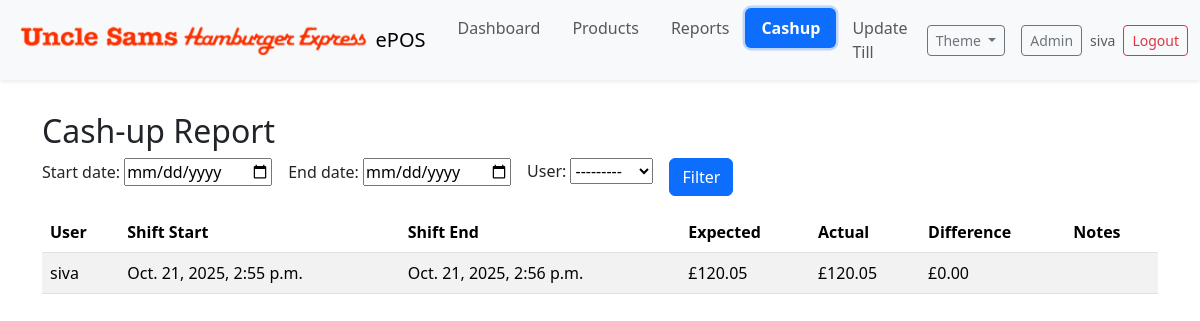
/cashup/report/ (signed in), run on the app's committed database.
### cashup/models.py (models this page shows, shortened)
class CashUp(models.Model):
    shift = models.OneToOneField(Shift, on_delete=models.CASCADE, related_name='cashup')
    expected_amount = models.DecimalField(max_digits=10, decimal_places=2, help_text="Expected cash amount based on transactions")
    actual_amount = models.DecimalField(max_digits=10, decimal_places=2, help_text="Actual cash amount counted at the end of the shift")
    difference = models.DecimalField(max_digits=10, decimal_places=2, help_text="Difference between expected and actual amounts")
    created_at = models.DateTimeField(default=timezone.now)
    notes = models.TextField(blank=True)
    class Meta:
        ordering = ['-created_at']

class Shift(models.Model):
    user = models.ForeignKey('auth.User', on_delete=models.CASCADE)
    start_time = models.DateTimeField(default=timezone.now)
    end_time = models.DateTimeField(null=True, blank=True)
    is_closed = models.BooleanField(default=False)
    class Meta:
        ordering = ['-start_time']

### cashup/views.py (the view, shortened to what this page needs)
# urls.py: path('report/', views.report, name='report'),
@login_required
def report(request):
    if request.user.groups.exists() and not _has_group(request.user, 'Manager'):
        messages.error(request, 'You do not have permission to view reports.')
        return redirect('cashup:index')
    form = ReportFilterForm(request.GET or None)
    qs = CashUp.objects.select_related('shift', 'shift__user').order_by('-created_at')
    rows = list(qs)
    return render(request, 'cashup/report.html', { 'form': form, 'rows': rows })

### cashup/forms.py
class ReportFilterForm(forms.Form):
    start_date = forms.DateField(required=False, widget=forms.DateInput(attrs={'type':'date'}))
    end_date = forms.DateField(required=False, widget=forms.DateInput(attrs={'type':'date'}))
    user = forms.ModelChoiceField(queryset=get_user_model().objects.all().order_by('username'), required=False)

### cashup/templates/cashup/report.html (shortened to what this page needs)
{% extends 'manage_orders/index.html' %}
{% block content %}
<div class="container py-3">
  <h2>Cash-up Report</h2>
  <form method="get" class="row g-3 mb-3">
    <div class="col-auto">{{ form.start_date.label_tag }} {{ form.start_date }}</div>
    <div class="col-auto">{{ form.end_date.label_tag }} {{ form.end_date }}</div>
    <div class="col-auto">{{ form.user.label_tag }} {{ form.user }}</div>
    <div class="col-auto align-self-end"><button class="btn btn-primary">Filter</button></div>
  </form>
  <div class="table-responsive">
    <table class="table table-striped align-middle">
      <thead>
        <tr>
          <th>User</th>
          <th>Shift Start</th>
          <th>Shift End</th>
          <th>Expected</th>
          <th>Actual</th>
          <th>Difference</th>
          <th>Notes</th>
        </tr>
      </thead>
      <tbody>
        {% for r in rows %}
          <tr class="{% if r.difference and r.difference != 0 %}table-warning{% endif %}">
            <td>{{ r.shift.user.username }}</td>
            <td>{{ r.shift.start_time }}</td>
            <td>{{ r.shift.end_time }}</td>
            <td>£{{ r.expected_amount }}</td>
            <td>£{{ r.actual_amount }}</td>
            <td>£{{ r.difference }}</td>
            <td class="small">{{ r.notes }}</td>
          </tr>
        {% empty %}
          <tr><td colspan="7" class="text-muted">No results.</td></tr>
        {% endfor %}
      </tbody>
    </table>
  </div>
</div>
{% endblock %}

### manage_orders/templates/manage_orders/navbar.html (shortened to what this page needs)
{% load static %}
<nav class="navbar navbar-expand-lg bg-body-tertiary mb-3 shadow-sm">
  <div class="container-fluid">
    <a class="navbar-brand d-flex align-items-center" href="/">
      <img src="{% static 'img/ushe-2.png' %}" alt="Logo" style="height:32px;width:auto;" class="me-2">
      <span>ePOS</span>
    </a>
    <div class="collapse navbar-collapse" id="navbarNav">
  <ul class="navbar-nav me-auto">
        <li class="nav-item">
          <a class="nav-link rounded px-3 py-2 {% if '/manage_orders/dashboard' in request.path %}nav-active{% endif %}" href="/manage_orders/dashboard/">Dashboard</a>
        </li>
        <li class="nav-item">
          <a class="nav-link rounded px-3 py-2 {% if '/manage_orders/app_prod_order' in request.path %}nav-active{% endif %}" href="/manage_orders/app_prod_order/">Products</a>
        </li>
        <li class="nav-item">
          <a class="nav-link rounded px-3 py-2 {% if '/manage_orders/reports' in request.path %}nav-active{% endif %}" href="/manage_orders/reports/">Reports</a>
        </li>
        <li class="nav-item">
          <a class="nav-link rounded px-3 py-2 {% if '/cashup/' in request.path %}nav-active{% endif %}" href="/cashup/">Cashup</a>
        </li>
        {% if request.user.is_staff %}
        <li class="nav-item">
          <a class="nav-link rounded px-3 py-2 {% if '/update_till/' in request.path %}nav-active{% endif %}" href="{% url 'update_till_import' %}">Update Till</a>
        </li>
        {% endif %}
      </ul>
      <div class="d-flex gap-2 align-items-center">
        <div class="dropdown me-2">
          <button class="btn btn-sm btn-outline-secondary dropdown-toggle" type="button" id="themeDropdown" data-bs-toggle="dropdown" aria-expanded="false">
            Theme
          </button>
        </div>
        <a href="/admin/" class="btn btn-sm btn-outline-secondary" target="_blank">Admin</a>
        {% if request.user.is_authenticated %}
          <div class="d-flex align-items-center gap-2">
            <span class="text-muted small d-none d-md-inline">{{ request.user.username }}</span>
            <form method="post" action="{% url 'cashup:logout' %}" class="m-0 p-0">
              <button type="submit" class="btn btn-sm btn-outline-danger">Logout</button>
            </form>
          </div>
        {% else %}
          <a href="{% url 'cashup:crew_login' %}" class="btn btn-sm btn-primary">Login</a>
        {% endif %}
      </div>
    </div>
  </div>
</nav>

### manage_orders/templates/manage_orders/navbar.html (style rules this page uses)
.navbar .nav-link.nav-active { background: var(--bs-primary); color:#fff !important; font-weight:600; box-shadow:0 0 0 .15rem rgba(var(--bs-primary-rgb), .25); }

### data on the page
CashUp: shift.user.username "siva", shift.start_time "Oct. 21, 2025, 2:55 p.m.", shift.end_time "Oct. 21, 2025, 2:56 p.m.", expected_amount "120.05", actual_amount "120.05", difference "0.00"

### other printed values
{{ request.user.username }} "siva"
